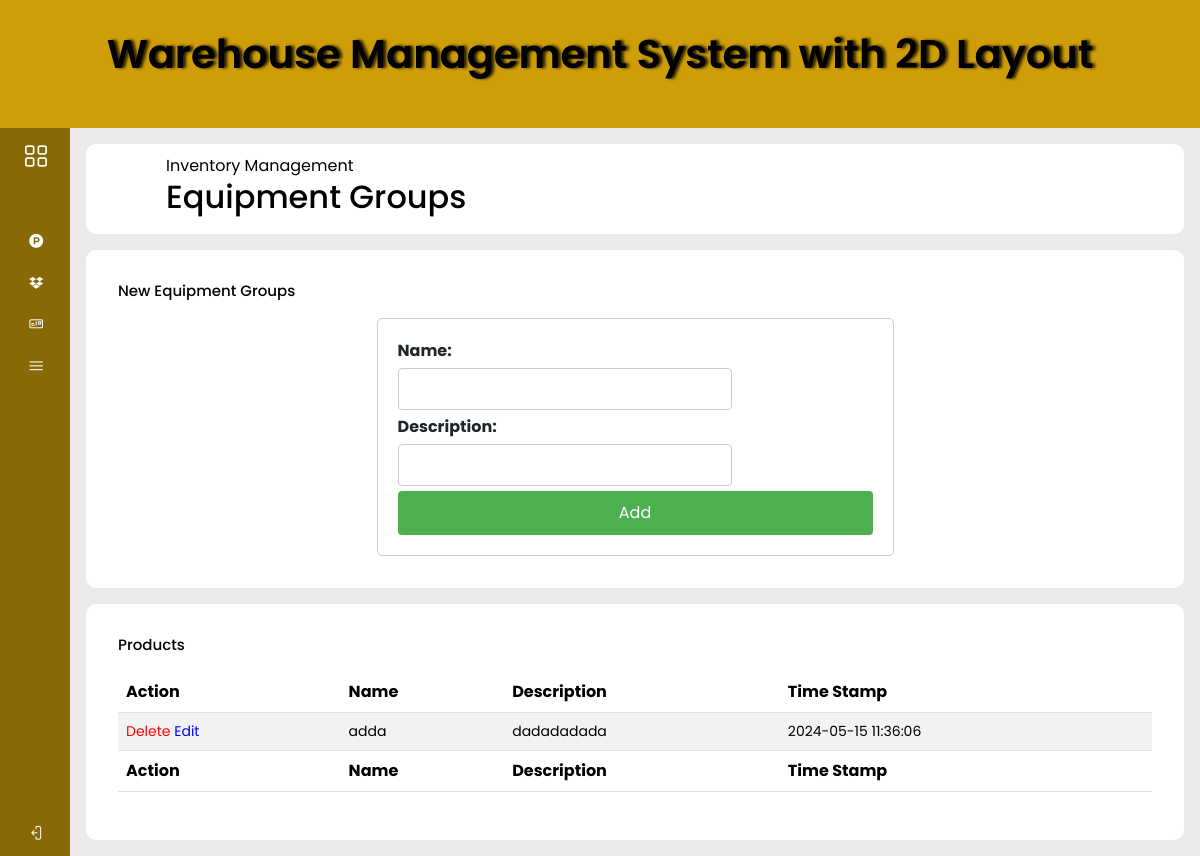
The page /wm-system/equimentgroup.php on the database its author committed.
### tables this page shows
CREATE TABLE `equipment_groups` (
  `id` bigint(20) NOT NULL,
  `name` varchar(255) NOT NULL,
  `description` varchar(255) NOT NULL,
  `Timestamp` timestamp NOT NULL DEFAULT current_timestamp()
);

### wm-system/equimentgroup.php (the view, shortened to what this page needs)
<?php
require "conn.php";
?>
<!DOCTYPE html>
<html lang="en">
<head>
  <link rel="stylesheet" href="https://cdnjs.cloudflare.com/ajax/libs/twitter-bootstrap/5.3.0/css/bootstrap.min.css">
    <link rel="stylesheet" href="https://cdn.datatables.net/2.0.3/css/dataTables.bootstrap5.css">
  <link href="https://cdn.jsdelivr.net/npm/bootstrap@5.3.3/dist/css/bootstrap.min.css" rel="stylesheet">
  <link rel="stylesheet" href="style/supplygroups.css" />
  <link href="lineicons/web-font-files/lineicons.css" rel="stylesheet" />
  <link rel="stylesheet" href="js/bootstrap.bundle.min.js">
</head>
<body>
<header class="header-section text-center">
        <h1>Warehouse Management System with 2D Layout</h1>
    </header>
    <div class="wrapper">
        <aside id="sidebar">
            <div class="d-flex">
                <button class="toggle-btn" type="button">
                    <i class="lni lni-grid-alt"></i>
                </button>
            </div>
            <ul class="sidebar-nav">
            <li class="sidebar-item">
                    <a href="#" class="sidebar-link collapsed has-dropdown" data-bs-toggle="collapse"
                        data-bs-target="#prod" aria-expanded="false" aria-controls="prod">
                        <i class="lni lni-producthunt"></i>
                    </a>
                </li>
                <li class="sidebar-item">
                    <a href="#" class="sidebar-link collapsed has-dropdown" data-bs-toggle="collapse"
                        data-bs-target="#equipment" aria-expanded="false" aria-controls="equipment">
                        <i class="lni lni-dropbox-original"></i>
                    </a>
                </li>
                <li class="sidebar-item">
                    <a href="#" class="sidebar-link collapsed has-dropdown" data-bs-toggle="collapse"
                        data-bs-target="#details" aria-expanded="false" aria-controls="details">
                        <i class="lni lni-postcard"></i>
                    </a>
                </li>
                <li class="sidebar-item">
                    <a href="#" class="sidebar-link collapsed has-dropdown" data-bs-toggle="collapse"
                        data-bs-target="#manage" aria-expanded="false" aria-controls="manage">
                        <i class="lni lni-menu"></i>
                    </a>
                </li>
            </ul>
            <div class="sidebar-footer">
                <a href="#" class="sidebar-link">
                    <i class="lni lni-exit"></i>
                </a>
            </div>
        </aside>
    <div class="main--content">
        <div class="header--wrapper">
            <div class="header--title">
                <span>Inventory Management</span>
                <h2> Equipment Groups</h2>
            </div>
        </div>
        <div class="card-container">
            <h3 class="main-title">New Equipment Groups</h3>
            <form action="supplygroupfunc.php" id="form" method="post">
            <label for="Name">Name:</label>
  <input type="text" id="Name" name="Name">
  <label for="Description">Description:</label>
  <input type="text" id="Description" name="Description">
  <input type="submit" name="submit" value="Add">
            </form>
        </div>
        <div class="tabular-wrapper">
            <h3 class="main-title">
                Products
            </h3>
            <div class="table-container">
            <table id="example" class="table table-striped" style="width:100%">
            <thead>
                <tr>
                    <th>Action</th>
                    <th>Name</th>
                    <th>Description</th>
                    <th>Time Stamp</th>
                </tr>
            </thead>
            <tbody>
            <?php
                            $query = "SELECT * FROM  equipment_groups";
                            $query_run = mysqli_query($conn, $query);
                            if (mysqli_num_rows($query_run)>0) {
                                foreach($query_run as $items){
                                    ?>
                                    <tr>
                                    <td>
                                        <form action="equipmentgroupfunc.php" method="POST" class="d-inline">
                                      <button type="submit" name="delete_group" value="<?=$items['id']?>;" style="color:red; background:none;">Delete</button>
                                        </form>
                                        <a href="supplygroupupdate.php?id=<?= $items['name'];?>" type="submit" name="Update" style="color:blue; background:none;" >Edit</a>
                                    </td>
                                        <td><?= $items['name']?></td>
                                        <td><?= $items['description']?></td>
                                        <td><?= $items['Timestamp']?></td>
                                    </tr>
                                    <?php
                                }
                            }else{
                                echo "<h5> No record Found</h5>";
                            }
                            ?>
            </tbody>
            <tfoot>
                <tr>
                <th>Action</th>
                    <th>Name</th>
                    <th>Description</th>
                    <th>Time Stamp</th>
                </tr>
            </tfoot>
        </table>
            </div>
        </div>
    </div>
</body>
</html>

### wm-system/style/supplygroups.css (style rules this page uses)
* { margin: 0; padding: 0; border: none; outline: none; box-sizing: border-box; }
.header-section { background-color: #ce9d08; color: black; padding: 30px; }
.header-section h1 { font-size: 2.5em; margin-bottom: 20px; text-shadow: 3px 0px 3px rgba(0, 0, 0, 0.801); }
a { text-decoration: none; }
li { list-style: none; }
h1 { font-weight: 600; font-size: 1.5rem; }
body { font-family: 'Poppins', sans-serif; }
.wrapper { display: flex; }
#sidebar { width: 70px; min-width: 70px; z-index: 1000; transition: all .25s ease-in-out; background-color: #896905; display: flex; flex-direction: column; position: sticky; top: 0; left: 0; bottom: 0; min-height: 84.5vh; }
.toggle-btn { background-color: transparent; cursor: pointer; border: 0; padding: 1rem 1.5rem; }
.toggle-btn i { font-size: 1.5rem; color: #FFF; }
.sidebar-nav { padding: 2rem 0; flex: 1 1 auto; }
a.sidebar-link { padding: .625rem 1.625rem; color: #FFF; display: block; font-size: 0.9rem; white-space: nowrap; border-left: 3px solid transparent; }
.sidebar-link i { font-size: 0.9rem; margin-right: .75rem; }
.sidebar-item { position: relative; }
.main--content { position: relative; background: #ebe9e9; width: 100%; padding: 1rem; }
.header--wrapper { display: flex; justify-content: space-between; align-items: center; flex-wrap: wrap; background: #fff; border-radius: 10px; padding: 10px 5rem; margin-bottom: 1rem; }
.header--title { color: black; }
.card-container { background: #fff; padding: 2rem; border-radius: 10px; }
.main-title { color: black; padding-bottom: 10px; font-size: 15px; }
.tabular-wrapper { background: #fff; margin-top: 1rem; border-radius: 10px; padding: 2rem; }
.table-container { width: 100%; }
table { width: 100%; border-collapse: collapse; }
thead { background: #ce9d08; color: #fff; }
th { padding: 15px; text-align: left; }
tbody { background: #f2f2f2; }
td { padding: 15px; font-size: 14px; color: #333; }
tfoot { background: #ce9d08; color: #fff; }
#form { width: 50%; margin: 0 auto; padding: 20px; border: 1px solid #ccc; border-radius: 5px; display: flex; flex-wrap: wrap; justify-content: space-between; }
label { font-weight: bold; flex-basis: 30%; }
input[type="text"], input[type="date"] { flex-basis: 65%; padding: 8px; margin: 5px 0; box-sizing: border-box; border: 1px solid #ccc; border-radius: 4px; }
input[type="submit"] { flex-basis: 100%; background-color: #4CAF50; color: white; padding: 10px 20px; border: none; border-radius: 4px; cursor: pointer; }

### rows shown on the page
equipment_groups: $items['id'] 1 (drawn), name "adda", description "dadadadada", Timestamp "2024-05-15 11:36:06"
